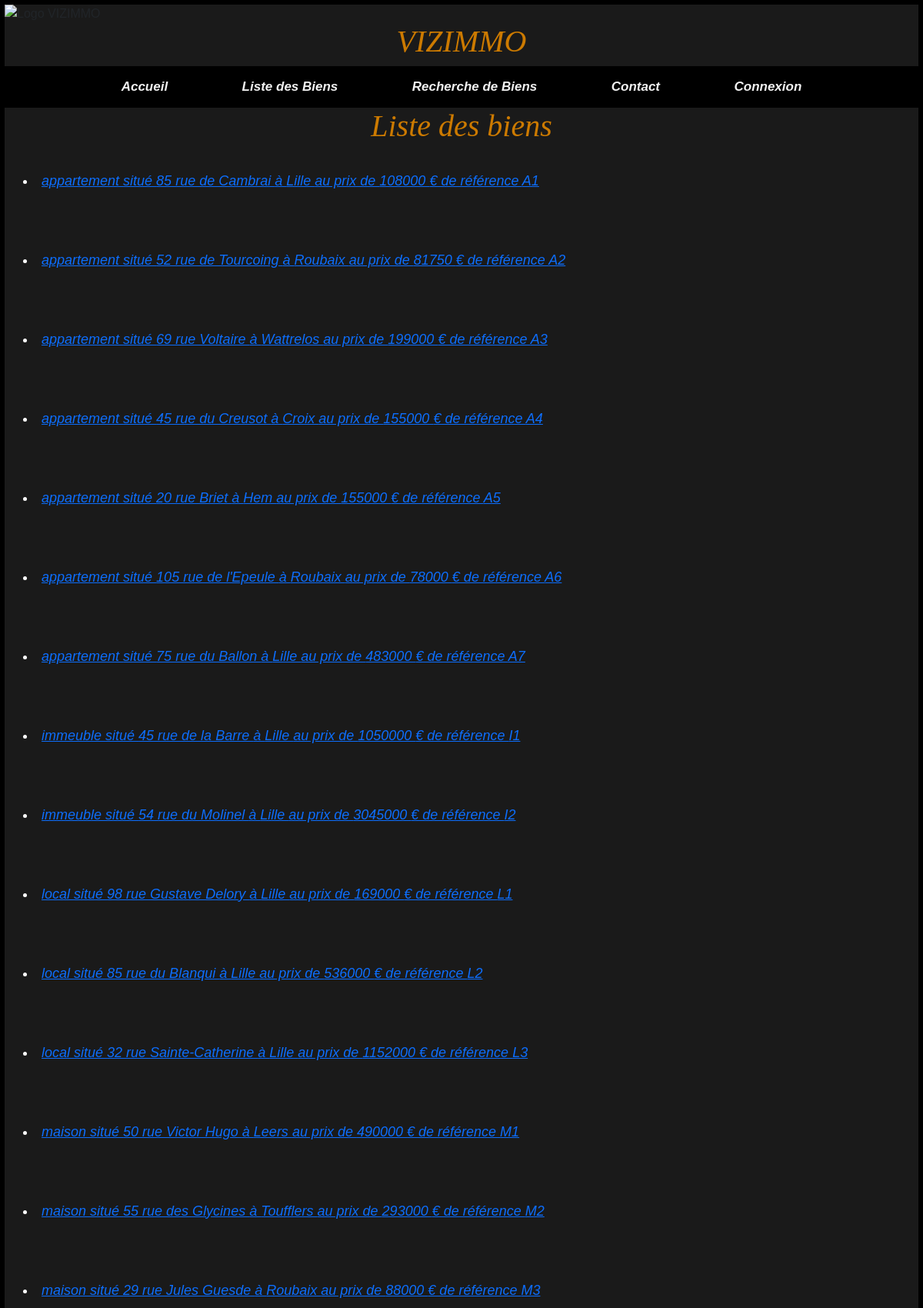
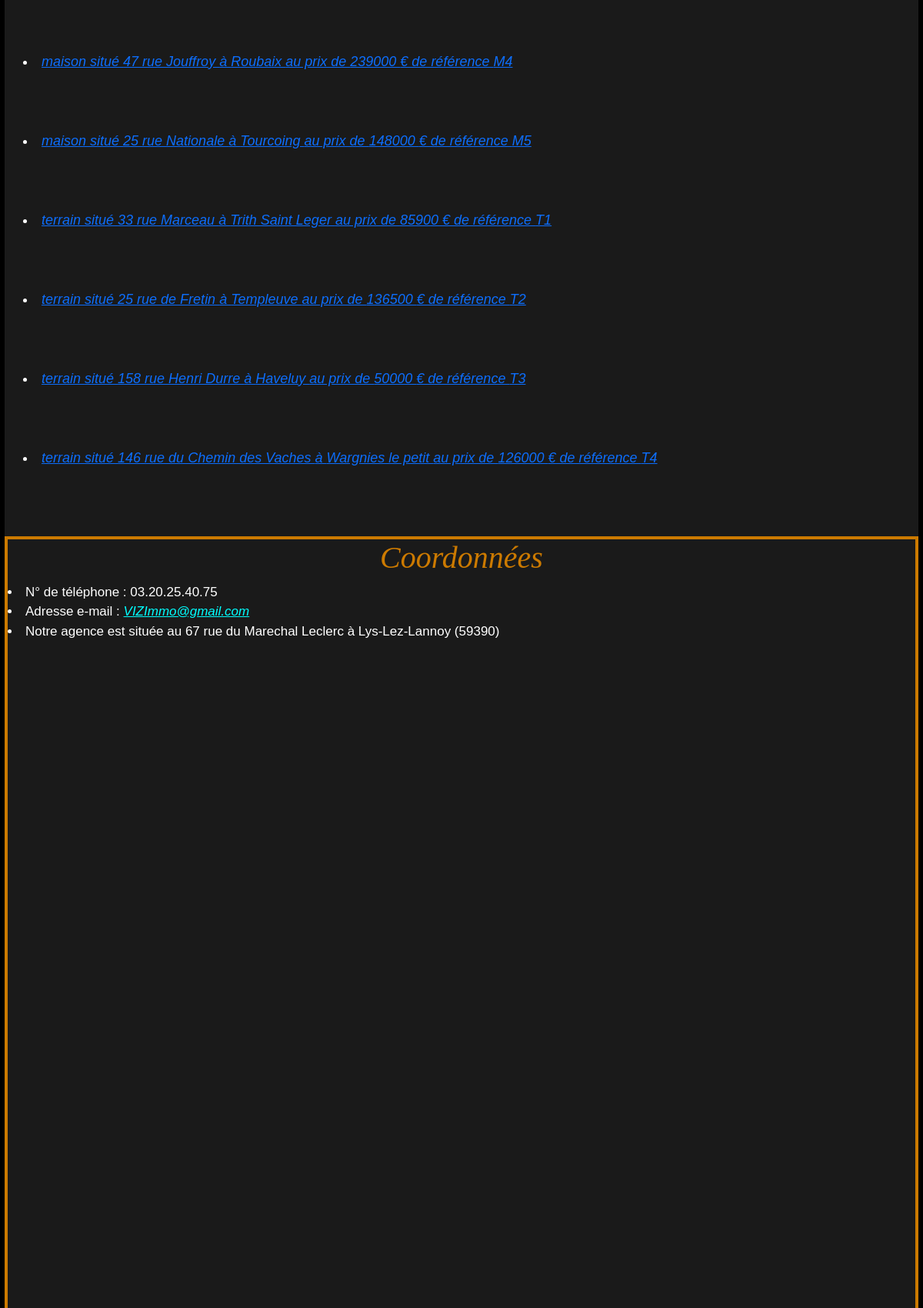
The app's page /VIZImmo/appli/vuescontroleurs/ToutLesBiens.php (upper part) with its own data (2 pictures, top to bottom).
### tables this page shows
CREATE TABLE `bien` (
  `ref` varchar(5) NOT NULL,
  `rue` varchar(35) NOT NULL,
  `cp` varchar(5) NOT NULL,
  `ville` varchar(25) NOT NULL,
  `prix` int(9) NOT NULL,
  `type` int(2) NOT NULL,
  `jardin` tinyint(1) DEFAULT NULL,
  `surface` int(6) DEFAULT NULL,
  `nbpiece` int(3) DEFAULT NULL
);

CREATE TABLE `typebien` (
  `id` int(2) NOT NULL,
  `libelle` varchar(30) NOT NULL
);

### VIZImmo/appli/modeles/mesFonctionsAccesAuxDonnees.php (called while the page is built, shortened)
<?php
function connexionBDD() {
    $bdd = 'mysql:host=localhost;dbname=vizimmo';
    $user = 'APMission3';
    $password = 'VIZImmo';
    try {
        $ObjConnexion = new PDO($bdd, $user, $password, array(
            PDO::MYSQL_ATTR_INIT_COMMAND => "SET NAMES utf8"));
    } catch (PDOException $e) {
        echo $e->getMessage();
    }return $ObjConnexion;
}
function donneLesBiens($pdo){
    $pdoStat = $pdo->prepare('SELECT bien.ref,bien.rue,bien.ville,bien.cp,'
            . 'typebien.libelle,bien.prix, bien.jardin, bien.surface, bien.nbpiece '
            . 'FROM bien JOIN typebien ON bien.type = typebien.id '
            . 'ORDER BY ref');
    $executeIsOk = $pdoStat->execute();
    $affichage = $pdoStat->fetchAll();
    return($affichage);
}

### VIZImmo/appli/vuescontroleurs/ToutLesBiens.php (the view, shortened to what this page needs)
<?php
include_once '../modeles/mesFonctionsAccesAuxDonnees.php';
$biens= donneLesBiens(connexionBDD());
?>
<html lang="fr">
    <head>
        <link rel="stylesheet" type="text/css" href="../css/style.css"/>
        <link href="https://cdn.jsdelivr.net/npm/bootstrap@5.0.0-beta2/dist/css/bootstrap.min.css"
              rel="stylesheet"
>
    </head>
    <body>
        <section>
      <?php include ('../inc/entete.inc'); ?>
        <?php
         if (isset($_SESSION['username'])) {
             include ('../inc/menuVueAgent.inc');
            }
            else {
                include ('../inc/menuVue.inc');
            }
            ?>
        <h1>Liste des biens</h1>
        <div class ="container-fluid">
            <?php foreach ($biens as $bien):?>
            <div class ="container-fluid">
               <li>
                   <a href="bien.php?id=<?=$bien['ref']?>"><?= $bien['libelle'] ?> situé <?= $bien['rue'] ?>
                   à <?= $bien['ville'] ?> au prix de <?= $bien['prix'] ?> € de référence <?= $bien['ref'] ?> </a>
               </li>
               <br> </br>
            </div>
            <?php endforeach;?>
        </div>
        <?php include ('../inc/piedpage.inc'); ?>
        </section>
    </body>
</html>

### VIZImmo/appli/css/style.css (style rules this page uses)
html,body { margin: 0px; padding: 0px; background-color:#1a1a1a; border: 3px black solid; display: flex; flex-direction: column; height: 100%; margin: 0; padding: 0; }
h1 { font-family:New Times Roman; color: #cc7a00; font-size: 55px; margin: 0 ; text-align: center; font-style:italic; }
a { text-decoration: none; color: #339933; font-style: italic; }
section { font-family: Arial; background-color: #1a1a1a; margin:0; padding:0; height:auto; }
.container-fluid { color: #ffffff; font-size: 18px; font-weight: normal; text-align: left; padding: 12px; margin: 12px; font-family: Arial; padding: 5px; }

### records on screen
bien: type.libelle "appartement", rue "85 rue de Cambrai", ville "Lille", prix "108000", ref "A1"
bien: type.libelle "appartement", rue "52 rue de Tourcoing", ville "Roubaix", prix "81750", ref "A2"
bien: type.libelle "appartement", rue "69 rue Voltaire", ville "Wattrelos", prix "199000", ref "A3"
bien: type.libelle "appartement", rue "45 rue du Creusot", ville "Croix", prix "155000", ref "A4"
bien: type.libelle "appartement", rue "20 rue Briet", ville "Hem", prix "155000", ref "A5"
bien: type.libelle "appartement", rue "105 rue de l'Epeule", ville "Roubaix", prix "78000", ref "A6"
bien: type.libelle "appartement", rue "75 rue du Ballon", ville "Lille", prix "483000", ref "A7"
bien: type.libelle "immeuble", rue "45 rue de la Barre", ville "Lille", prix "1050000", ref "I1"
bien: type.libelle "immeuble", rue "54 rue du Molinel", ville "Lille", prix "3045000", ref "I2"
bien: type.libelle "local", rue "98 rue Gustave Delory", ville "Lille", prix "169000", ref "L1"
bien: type.libelle "local", rue "85 rue du Blanqui", ville "Lille", prix "536000", ref "L2"
bien: type.libelle "local", rue "32 rue Sainte-Catherine", ville "Lille", prix "1152000", ref "L3"
bien: type.libelle "maison", rue "50 rue Victor Hugo", ville "Leers", prix "490000", ref "M1"
bien: type.libelle "maison", rue "55 rue des Glycines", ville "Toufflers", prix "293000", ref "M2"
bien: type.libelle "maison", rue "29 rue Jules Guesde", ville "Roubaix", prix "88000", ref "M3"
bien: type.libelle "maison", rue "47 rue Jouffroy", ville "Roubaix", prix "239000", ref "M4"
bien: type.libelle "maison", rue "25 rue Nationale", ville "Tourcoing", prix "148000", ref "M5"
bien: type.libelle "terrain", rue "33 rue Marceau", ville "Trith Saint Leger", prix "85900", ref "T1"
bien: type.libelle "terrain", rue "25 rue de Fretin", ville "Templeuve", prix "136500", ref "T2"
bien: type.libelle "terrain", rue "158 rue Henri Durre", ville "Haveluy", prix "50000", ref "T3"
bien: type.libelle "terrain", rue "146 rue du Chemin des Vaches", ville "Wargnies le petit", prix "126000", ref "T4"
